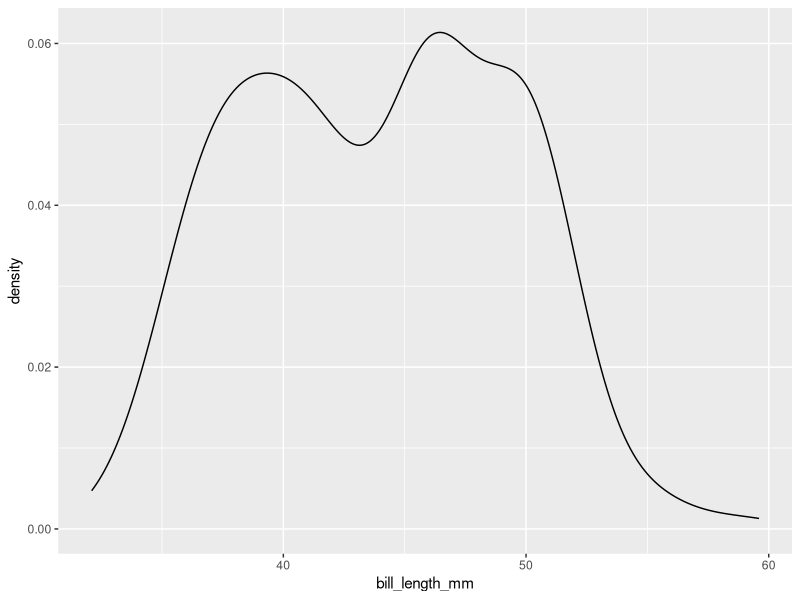
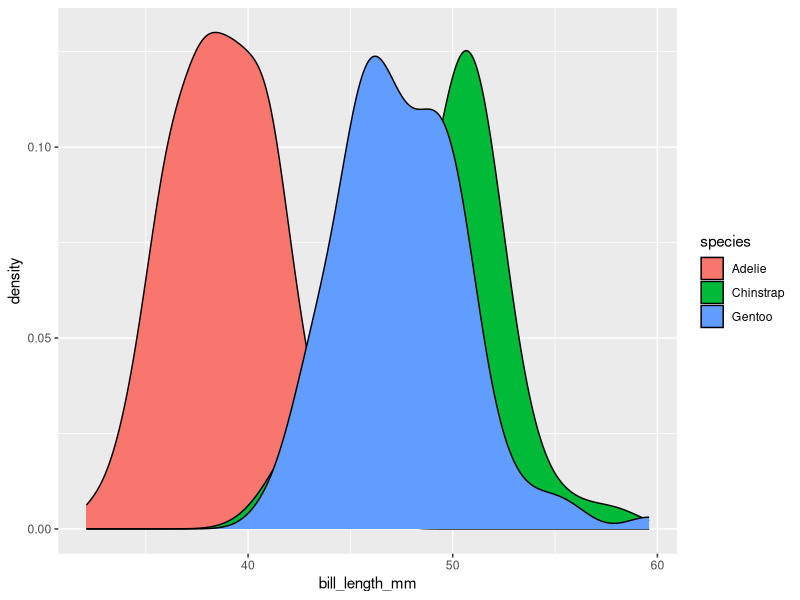
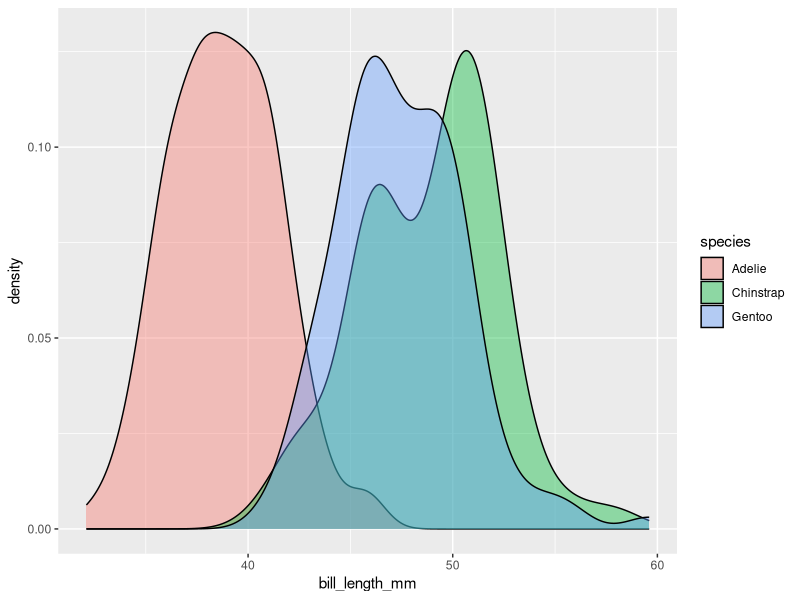
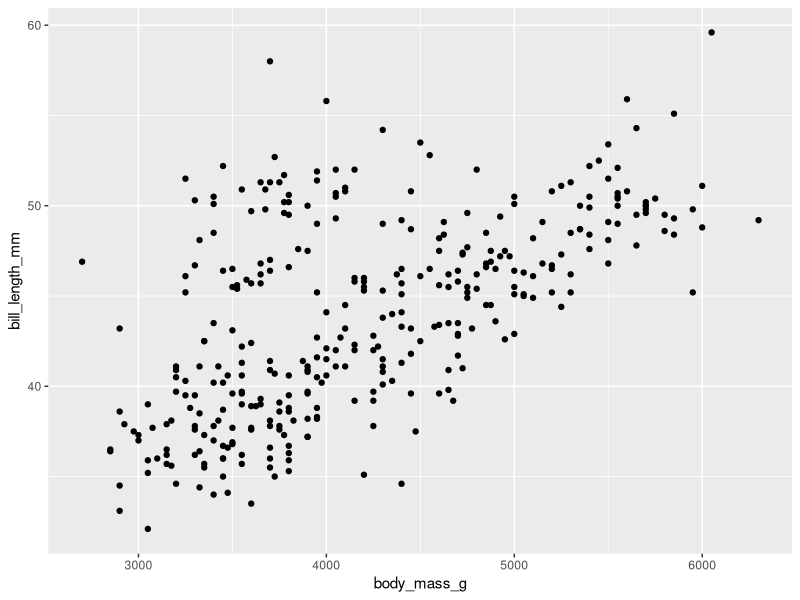
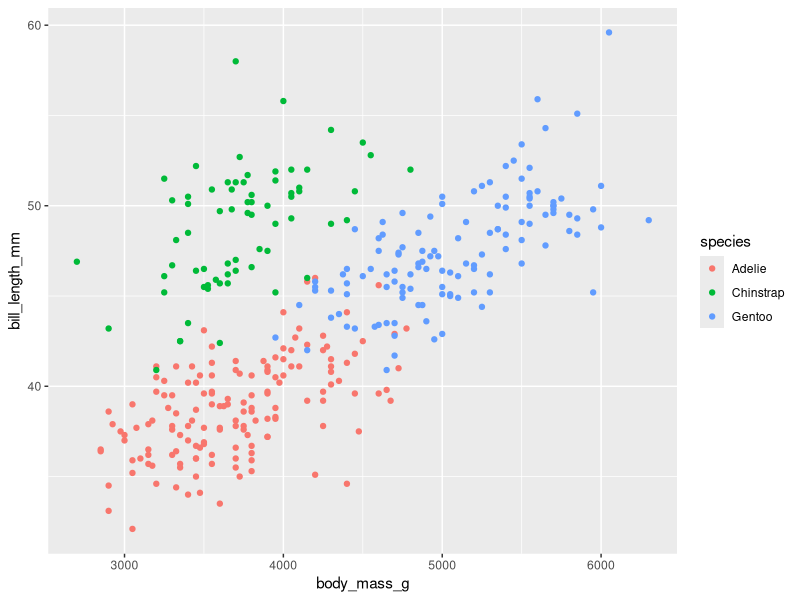
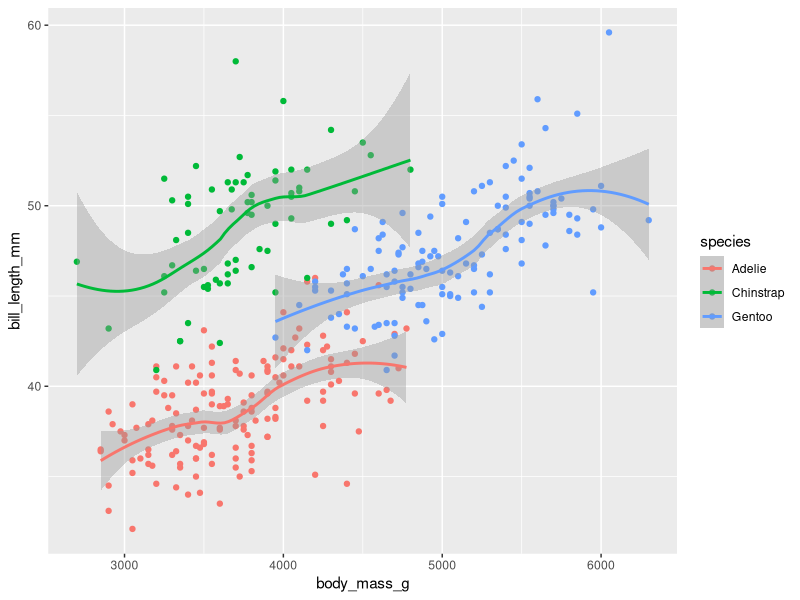
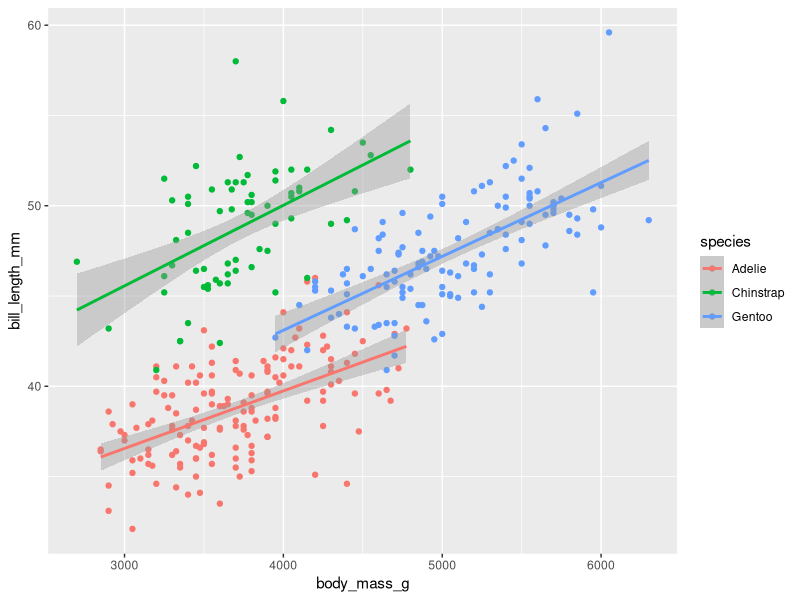
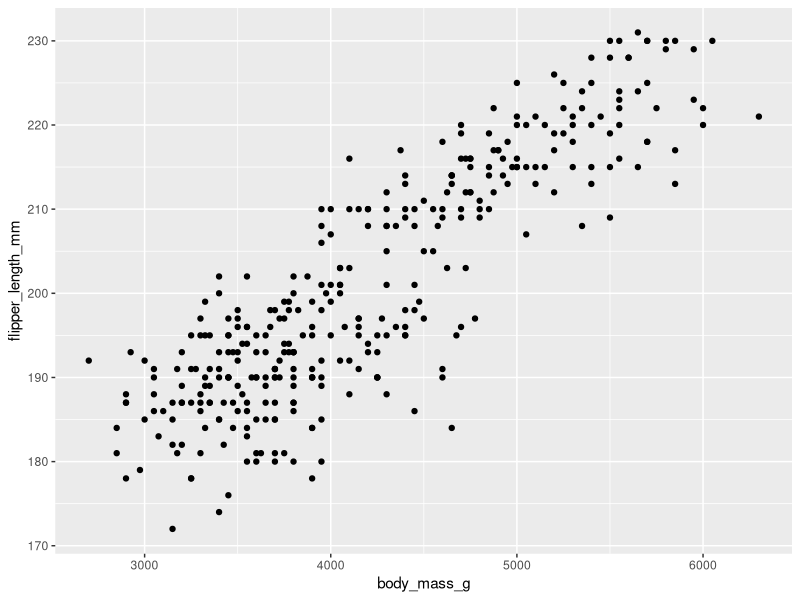

Recreate these plots in R, in order.
## ---- chunk 1
knitr::opts_chunk$set(echo = TRUE)
library(knitr)
library(rmarkdown)
library(dplyr)
library(tidyverse)
## ---- chunk 2
# install.packages("palmerpenguins")

library("palmerpenguins")

data(package = 'palmerpenguins')
## ---- chunk 3
data_raw <- palmerpenguins::penguins_raw
print(data_raw)

data <- palmerpenguins::penguins
print(data)
## ---- chunk 4
knitr::opts_chunk$set(echo = TRUE)
library(knitr)
library(rmarkdown)
library(dplyr)
library(tidyverse)
library(palmerpenguins)
## ---- chunk 5
#Density of each bill length of all the data
ggplot(data, aes(x = bill_length_mm)) +
  geom_density()

#Density of each bill length by species
ggplot(data) +
  geom_density(aes(x = bill_length_mm, fill = species))

#Density of each bill length by species to show overlap
ggplot(data) +
  geom_density(aes(x = bill_length_mm, fill = species), alpha = 0.4)
## ---- chunk 6
#Comparing body mass and bill length
ggplot(data, aes(x = body_mass_g, y = bill_length_mm)) +
  geom_point()

#Comparing body mass and bill length colored by species
ggplot(data, aes(x = body_mass_g, y = bill_length_mm)) +
  geom_point(aes(color = species))

#Comparing body mass and bill length colored by species with trend lines
ggplot(data, aes(x = body_mass_g, y = bill_length_mm)) +
  geom_point(aes(color = species)) +
  geom_smooth(aes(color = species))

#Comparing body mass and bill length colored by species with linear trend lines
ggplot(data, aes(x = body_mass_g, y = bill_length_mm)) +
  geom_point(aes(color = species)) +
  geom_smooth(aes(color = species), method = "lm")

#Comparing body mass and flipper length
ggplot(data, aes(x = body_mass_g, y = flipper_length_mm)) +
  geom_point()

#Comparing body mass and flipper length colored by species
ggplot(data, aes(x = body_mass_g, y = flipper_length_mm)) +
  geom_point(aes(color = species))

#Comparing body mass and flipper length colored by species with trend lines
ggplot(data, aes(x = body_mass_g, y = flipper_length_mm)) +
  geom_point(aes(color = species)) +
  geom_smooth(aes(color = species))

#Comparing body mass and flipper length colored by species with linear trend lines
ggplot(data, aes(x = body_mass_g, y = flipper_length_mm)) +
  geom_point(aes(color = species)) +
  geom_smooth(aes(color = species), method = "lm")
## ---- chunk 7
#Sexual dimorphism for body mass based on sex
ggplot(data, aes(x = sex, y = body_mass_g)) +
  geom_point()
  
#Sexual dimorphism for body mass and bill length based on sex
ggplot(data) +
  geom_point(aes(x = body_mass_g, y = bill_length_mm, color = sex))

#Sexual dimorphism for body mass and bill length based on sex with trend lines
ggplot(data, aes(x = body_mass_g, y = bill_length_mm)) +
  geom_point(aes(color = sex)) +
  geom_smooth(aes(color = sex))

#Sexual dimorphism for body mass and bill length based on sex with trend lines
ggplot(data, aes(x = body_mass_g, y = bill_length_mm)) +
  geom_point(aes(color = sex)) +
  geom_smooth(aes(color = sex), method = "lm")

#Comparing by species
ggplot(data, aes(x = bill_length_mm, y=bill_depth_mm, color=sex)) + 
  geom_point() +
  facet_wrap(~species)
